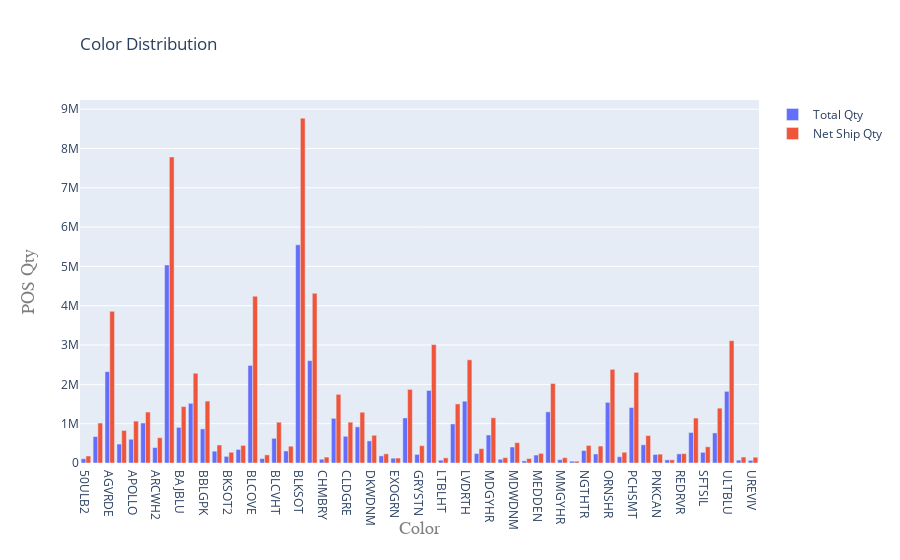

Notebook cell for this chart:
### Code cell
color_graph = go.Bar(x = colordf.index , y = colordf['Total Qty'] , name="Total Qty")
color_graph2 = go.Bar(x = colordf.index, y = colordf['Net Ship Qty'], name = 'Net Ship Qty')
total_color = [color_graph,color_graph2]
layout = go.Layout(barmode='group',title=go.layout.Title(text='Color Distribution',xref='paper',x=0),
    xaxis=go.layout.XAxis(title=go.layout.xaxis.Title(text='Color',font=dict(family='Courier New, monospace',
    size=18,color='#7f7f7f'))),
    yaxis=go.layout.YAxis(title=go.layout.yaxis.Title(text='POS Qty',font=dict(family='Courier New, monospace',
                size=18,color='#7f7f7f'))))
fig = go.Figure(data=total_color,layout=layout)
iplot(fig)

### Figure 1 — Plotly figure (JSON) as saved in the notebook; plotly's stock layout.template omitted (floating-point values rounded to 4 significant figures)
{"data": [{"name": "Total Qty", "type": "bar", "x": ["50ULB2", "50ULBL", "AGVRDE", "APLLO", "APOLLO", "AQCBLU", "ARCWH2", "ARCWHT", "BAJBLU", "BBGMPK", "BBLGPK", "BJBHTR", "BKSOT2", "BKSPDY", "BLCOVE", "BLCSOT", "BLCVHT", "BLCVSD", "BLKSOT", "BRILRD", "CHMBRY", "CITYEL", "CLDGRE", "DKTDNM", "DKWDNM", "DRKDEN", "EXOGRN", "GNRISG", "GRYSTN", "GUMBAL", "LTBLHT", "LTGYHR", "LVDRTH", "MAPLE", "MDGYHR", "MDKTDM", "MDWDNM", "MDWHDM", "MEDDEN", "MGRHTR", "MMGYHR", "MNTSUR", "NGTHTR", "OATHTR", "ORNSHR", "PCHSMO", "PCHSMT", "PNCKES", "PNKCAN", "REDROV", "REDRVR", "RNBOW", "SFTSIL", "SNPDYW", "ULTBLU", "ULTRBL", "UREVIV"], "y": [108159, 673190, 2322914, 481828, 604827, 1016910, 393078, 5036112, 905282, 1517521, 867200, 300791, 168759, 345121, 2481604, 113933, 627985, 306159, 5548938, 2603936, 96397, 1135974, 678745, 919424, 561569, 181054, 122342, 1146039, 218510, 1845492, 72823, 993529, 1571701, 241321, 712817, 95887, 406391, 53652, 202144, 1300881, 84945, 45905, 317712, 229802, 1542799, 160070, 1411754, 462573, 217299, 79724, 231956, 776023, 271949, 763881, 1822761, 73606, 67853]}, {"name": "Net Ship Qty", "type": "bar", "x": ["50ULB2", "50ULBL", "AGVRDE", "APLLO", "APOLLO", "AQCBLU", "ARCWH2", "ARCWHT", "BAJBLU", "BBGMPK", "BBLGPK", "BJBHTR", "BKSOT2", "BKSPDY", "BLCOVE", "BLCSOT", "BLCVHT", "BLCVSD", "BLKSOT", "BRILRD", "CHMBRY", "CITYEL", "CLDGRE", "DKTDNM", "DKWDNM", "DRKDEN", "EXOGRN", "GNRISG", "GRYSTN", "GUMBAL", "LTBLHT", "LTGYHR", "LVDRTH", "MAPLE", "MDGYHR", "MDKTDM", "MDWDNM", "MDWHDM", "MEDDEN", "MGRHTR", "MMGYHR", "MNTSUR", "NGTHTR", "OATHTR", "ORNSHR", "PCHSMO", "PCHSMT", "PNCKES", "PNKCAN", "REDROV", "REDRVR", "RNBOW", "SFTSIL", "SNPDYW", "ULTBLU", "ULTRBL", "UREVIV"], "y": [178719, 1015812, 3857311, 826980, 1065621, 1295526, 643810, 7784083, 1435577, 2282182, 1574675, 458057, 273627, 446970, 4242543, 206610, 1037753, 427038, 8770412, 4314377, 150295, 1745894, 1037531, 1291293, 705198, 233337, 126424, 1872847, 440796, 3010652, 130780, 1501737, 2624709, 365416, 1149788, 136775, 517570, 114022, 244743, 2022302, 135398, 47092, 446760, 431166, 2381226, 273467, 2305058, 697368, 224992, 81160, 238804, 1143117, 412496, 1394916, 3111941, 152136, 146531]}], "layout": {"barmode": "group", "title": {"text": "Color Distribution", "x": 0, "xref": "paper"}, "xaxis": {"title": {"font": {"color": "#7f7f7f", "family": "Courier New, monospace", "size": 18}, "text": "Color"}}, "yaxis": {"title": {"font": {"color": "#7f7f7f", "family": "Courier New, monospace", "size": 18}, "text": "POS Qty"}}}}
